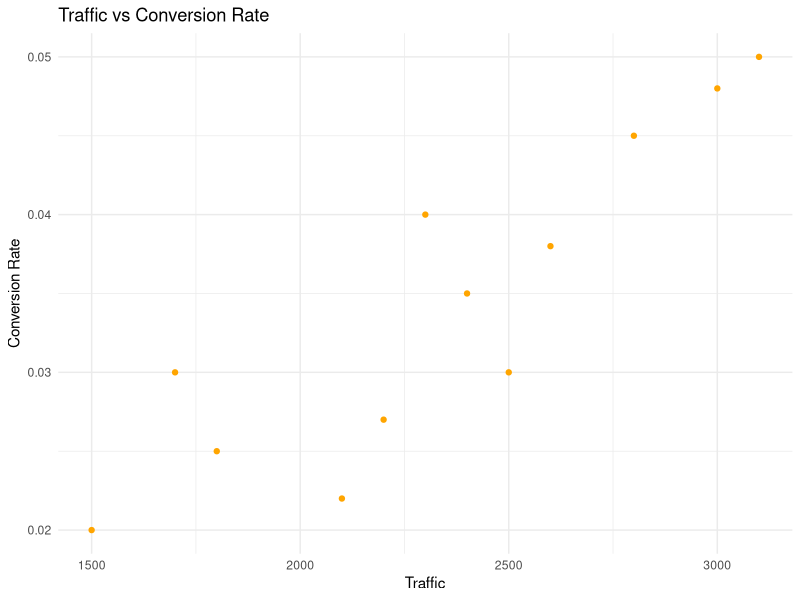
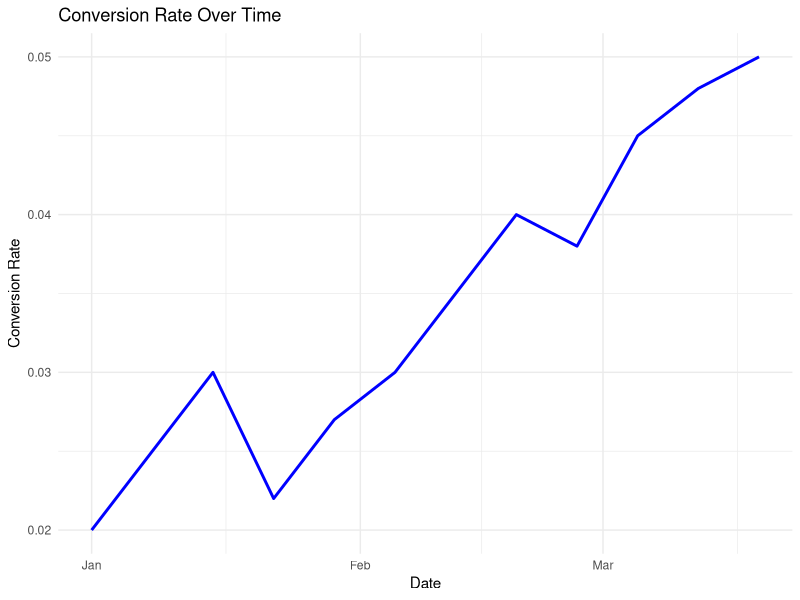
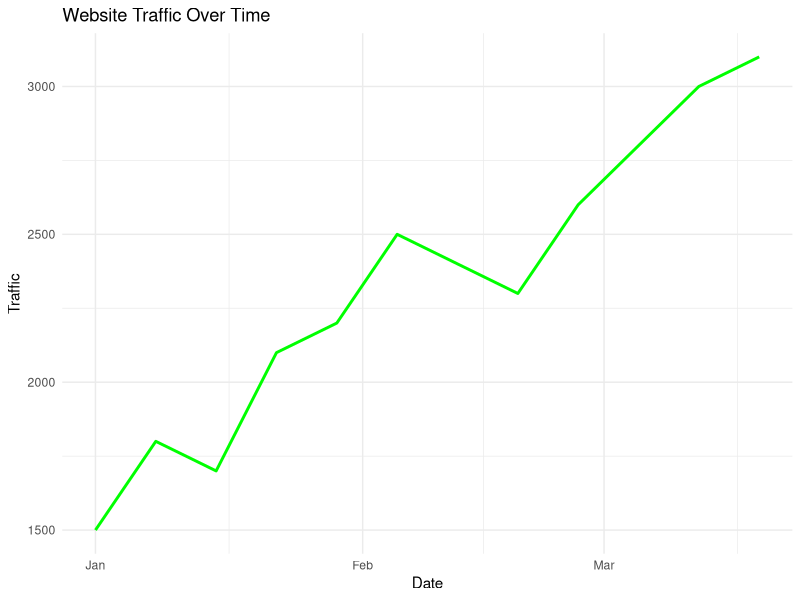

The R script that drew these images, in order: (Note: this script raises an error after producing the figures.)
# Load necessary libraries
library(ggplot2)
library(dplyr)

# Sample Website Traffic Data
traffic_data <- data.frame(
  Date = seq.Date(from=as.Date("2023-01-01"), by="week", length.out=12),
  Traffic = c(1500, 1800, 1700, 2100, 2200, 2500, 2400, 2300, 2600, 2800, 3000, 3100),
  ConversionRate = c(0.02, 0.025, 0.03, 0.022, 0.027, 0.03, 0.035, 0.04, 0.038, 0.045, 0.048, 0.05)
)

# 1. Line Plot (Traffic Over Time)
traffic_plot <- ggplot(traffic_data, aes(x=Date, y=Traffic)) +
  geom_line(color="green", size=1) +
  theme_minimal() +
  labs(title="Website Traffic Over Time", x="Date", y="Traffic")

# 2. Scatter Plot (Traffic vs Conversion Rate)
conversion_plot <- ggplot(traffic_data, aes(x=Traffic, y=ConversionRate)) +
  geom_point(color="orange") +
  theme_minimal() +
  labs(title="Traffic vs Conversion Rate", x="Traffic", y="Conversion Rate")

# 3. Line Plot (Conversion Rate Over Time)
conversion_rate_plot <- ggplot(traffic_data, aes(x=Date, y=ConversionRate)) +
  geom_line(color="blue", size=1) +
  theme_minimal() +
  labs(title="Conversion Rate Over Time", x="Date", y="Conversion Rate")

# Arrange all plots on one page
grid.arrange(traffic_plot, conversion_plot, conversion_rate_plot, ncol=2)